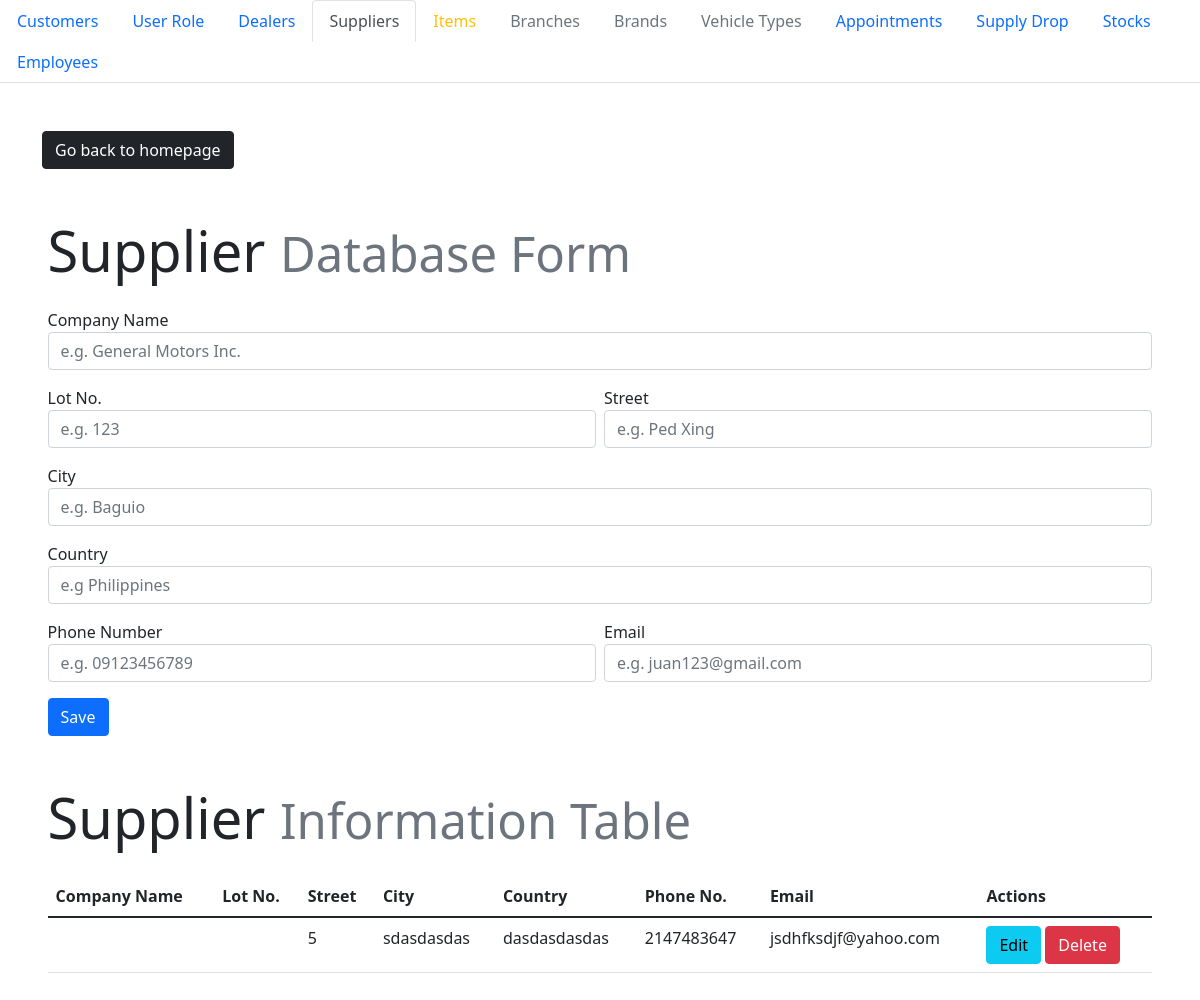
Screenshot of /admin/supplier.php with the database file from the repository.
### tables this page shows
CREATE TABLE `supplier` (
  `supplier_id` int(10) NOT NULL DEFAULT 0,
  `f_name` varchar(30) NOT NULL,
  `m_name` varchar(30) NOT NULL,
  `l_name` varchar(30) NOT NULL,
  `house_no` varchar(10) NOT NULL,
  `street` varchar(30) NOT NULL,
  `city` varchar(30) NOT NULL,
  `country` varchar(30) NOT NULL,
  `phone_no` int(11) NOT NULL,
  `email` varchar(30) NOT NULL
);

### admin/supplier.php (the view, shortened to what this page needs)
<!DOCTYPE html>
<html lang="en">
<head>
    <link rel="stylesheet" href="style.css">
    <link href="https://cdn.jsdelivr.net/npm/bootstrap@5.1.3/dist/css/bootstrap.min.css" rel="stylesheet">
</head>
<body>
    <ul class="nav nav-tabs">
    <li class="nav-item">
        <a class="nav-link" href="./index.php">Customers</a>
    </li>
    <li class="nav-item">
        <a class="nav-link" href="./user_role.php">User Role</a>
    </li>
    <li class="nav-item">
        <a class="nav-link" href="./dealer.php">Dealers</a>
    </li>
    <li class="nav-item">
        <a class="nav-link active" href="#">Suppliers</a>
    </li>
    <li class="nav-item">
        <a class="nav-link text-warning" href="./item.php">Items</a>
    </li>
    <li class="nav-item">
        <a class="nav-link text-muted" href="./branch.php">Branches</a>
    </li>
    <li class="nav-item">
        <a class="nav-link text-muted" href="./brand.php">Brands</a>
    </li>
    <li class="nav-item">
        <a class="nav-link text-muted" href="./vehicle_type.php">Vehicle Types</a>
    </li>
    <li class="nav-item">
        <a class="nav-link" href="./appointment-admin.php">Appointments</a>
    </li>
    <li class="nav-item">
        <a class="nav-link" href="./provides.php">Supply Drop</a>
    </li>
    <li class="nav-item">
        <a class="nav-link" href="./stocks.php">Stocks</a>
    </li>
    <li class="nav-item">
        <a class="nav-link" href="./works_at.php">Employees</a>
    </li>
    </ul>
    <?php require_once 'process_supplier.php'; ?>
    <div class="container transition">
    <div style="padding-top: 3em;">
        <a class="btn btn-dark" href="../foradmin.php" role="button">Go back to homepage</a>
    </div>
    <div class="mx-auto" style="width: 99%; padding-top: 3em;">
    <h1 class="display-4">Supplier <small class="text-muted">Database Form</small></h1>
        <form action="process_supplier.php" method="POST">
            <div class="col form-group" style="padding-top: 1em">
                <label for="">Company Name</label>
                <input type="text" name="company_name" class="form-control" value="<?php echo $company_name; ?>" placeholder="e.g. General Motors Inc." required autofocus>
            </div>
            <div class="hstack gap-2">
            <div class="col form-group" style="padding-top: 1em">
                <label for="">Lot No.</label>
                <input type="text" name="lot_no" class="form-control" value="<?php echo $lot_no; ?>" placeholder="e.g. 123" required>
            </div>
            <div class="col form-group" style="padding-top: 1em">
                <label for="">Street</label>
                <input type="text" name="st" class="form-control" value="<?php echo $st; ?>" placeholder="e.g. Ped Xing" required>
            </div>
            </div>
            <div class="col form-group" style="padding-top: 1em">
                <label for="">City</label>
                <input type="text" name="city" class="form-control" value="<?php echo $city; ?>" placeholder="e.g. Baguio" required pattern="[a-zA-Z]{2,}">
            </div>
            <div class="col form-group" style="padding-top: 1em">
                <label for="">Country</label>
                <input type="text" name="country" class="form-control" value="<?php echo $country; ?>" placeholder="e.g Philippines" required pattern="[a-zA-Z]{2,}">
            </div>
            <div class="hstack gap-2">
            <div class="col form-group" style="padding-top: 1em">
                <label for="">Phone Number</label>
                <input type="tel" name="pn" class="form-control" value="<?php echo $pn; ?>" placeholder="e.g. 09123456789" pattern="^\s*(?:\+?(\d{1,3}))?[-. (]*(\d{3})[-. )]*(\d{3})[-. ]*(\d{4})(?: *x(\d+))?\s*$" required>
            </div>
            <div class="col form-group" style="padding-top: 1em">
                <label for="">Email</label>
                <input type="text" name="email" class="form-control" value="<?php echo $email; ?>" placeholder="e.g. juan123@gmail.com" pattern="^[a-zA-Z0-9+_.-]+@[a-zA-Z0-9.-]+$"  required>
            </div>
            </div>
            <div class="form-group" style="padding-top: 1em">
            <?php
            if ($update == true):
            ?>
                <button type="submit" class="btn btn-info" name="update">Update</button>
            <?php else: ?>
                <button type="submit" class="btn btn-primary" name="save">Save</button>
            <?php endif; ?>
            </div>
        </form>
    </div>
    <?php
        $mysqli = new mysqli('localhost', 'root', '', 'sza') or die(mysqli_error($mysqli));
        $result = $mysqli->query("SELECT * FROM supplier") or die(mysqli_error);
    ?>
    <div class="mx-auto" style="width: 99%; padding-top: 3em; padding-bottom: 5em;">
    <h1 class="display-4" style="padding-bottom: 0.3em;">Supplier <small class="text-muted">Information Table</small></h1>
        <table class="table">
            <thead>
                <tr>
                    <th>Company Name</th>
                    <th>Lot No.</th>
                    <th>Street</th>
                    <th>City</th>
                    <th>Country</th>
                    <th>Phone No.</th>
                    <th>Email</th>
                    <th>Actions</th>
                </tr>
            </thead>
        <?php
            while ($row = $result->fetch_assoc()): ?>
                <tr>
                    <td><?php echo $row['company_name']; ?></td>
                    <td><?php echo $row['lot_no']; ?></td>
                    <td><?php echo $row['street']; ?></td>
                    <td><?php echo $row['city']; ?></td>
                    <td><?php echo $row['country']; ?></td>
                    <td><?php echo $row['phone_no']; ?></td>
                    <td><?php echo $row['email']; ?></td>
                    <td>
                        <a href="supplier.php?edit=<?php echo $row['supplier_id']; ?>"
                            class="btn btn-info">Edit</a>
                        <button onclick="check(<?php echo $row['supplier_id']; ?>)" type="button" class="btn btn-danger">Delete</button>
                    </td>
                </tr>
            <?php endwhile; ?>
        </table>
    </div>
    </div>
</body>
</html>

### admin/style.css (style rules this page uses)
.transition { animation: transitionIn 0.5s; }

### rows the page displays
supplier: street "5", city "sdasdasdas", country "dasdasdasdas", phone_no "2147483647", email "jsdhfksdjf@yahoo.com"
